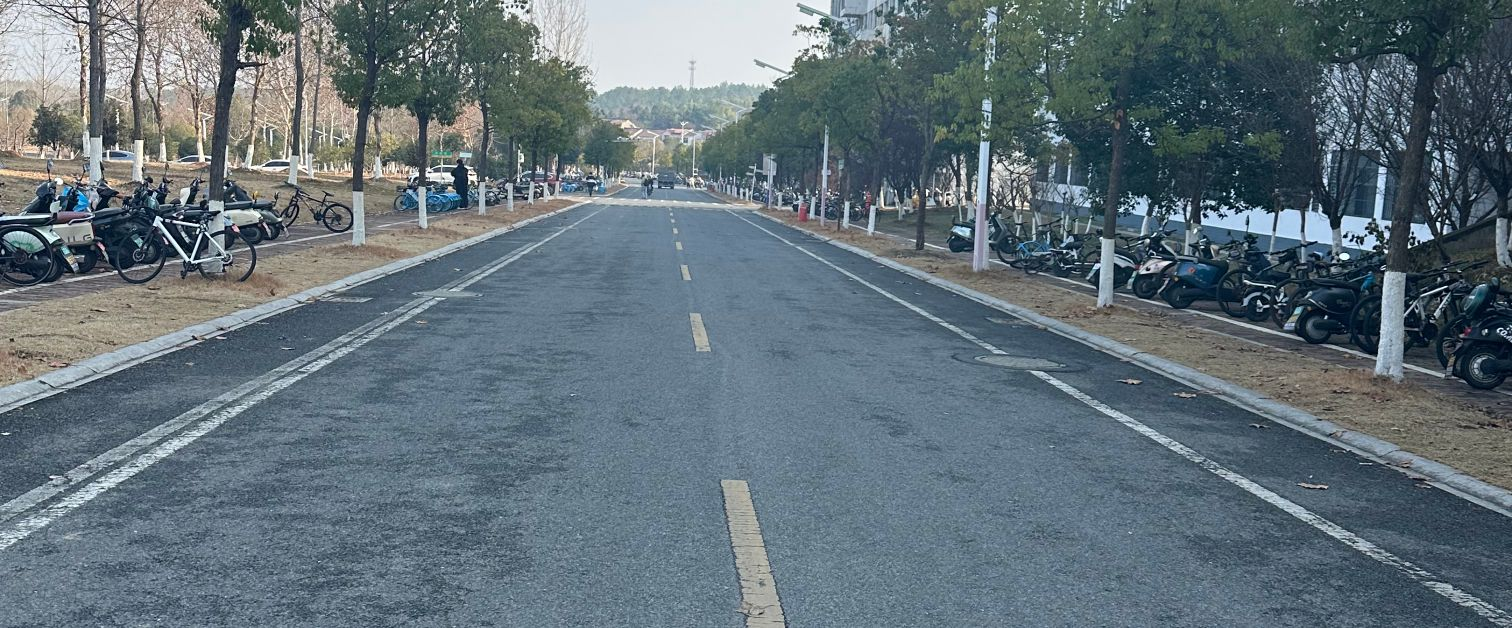
#> input picture Code/exp2_data/1.jpg, 1512 x 628 px, found by its file name
$ python exp2_lane_detection.py   (older library calls are emulated)
#> lines starting #> are read from the running program, lines starting #| are printed output that depends on the picture; after the words box and inside, x2 and y2 are one past the last pixel; in counts of white or black regions, pixels touching at a corner belong together
import cv2
import numpy as np
import matplotlib
matplotlib.use('Agg')  # 使用非交互式后端，避免显示警告
import matplotlib.pyplot as plt
import warnings
import os

# 忽略matplotlib的警告
warnings.filterwarnings('ignore')
plt.rcParams['font.sans-serif'] = ['SimHei']  # 用黑体显示中文
plt.rcParams['axes.unicode_minus'] = False  # 正常显示负号

def cluster_and_merge_lanes(lines, image_shape, yellow_mask, white_mask):
    """
    将检测到的线段聚类并合并为主要车道线
    基于位置和颜色将线段分为左车道线、中间线和右车道线
    """
    if lines is None or len(lines) == 0:
        return None

    height, width = image_shape[:2]

    # 将线段按x坐标位置和颜色分类
    left_lines = []    # 左侧区域（白色）
    right_lines = []   # 右侧区域（白色）
    center_yellow = [] # 中间区域（黄色）
    center_white = []  # 中间区域（白色）

    for line in lines:
        x1, y1, x2, y2 = line[0]

        # 计算线段长度和斜率
        length = np.sqrt((x2 - x1)**2 + (y2 - y1)**2)
        if x2 - x1 == 0:
            slope = 999  # 垂直线
        else:
            slope = (y2 - y1) / (x2 - x1)

        # 计算线段中点坐标
        mid_x = int((x1 + x2) / 2)
        mid_y = int((y1 + y2) / 2)

        # 检查线段沿线的多个点的颜色（更可靠的判断）
        num_points = 5
        yellow_count = 0
        white_count = 0
        for i in range(num_points):
            t = i / (num_points - 1)
            px = int(x1 + t * (x2 - x1))
            py = int(y1 + t * (y2 - y1))
            if 0 <= py < height and 0 <= px < width:
                if yellow_mask[py, px] > 128:
                    yellow_count += 1
                if white_mask[py, px] > 128:
                    white_count += 1

        # 如果超过一半的点在黄色区域，则认为是黄色线
        is_yellow = yellow_count >= num_points * 0.4
        is_white = white_count >= num_points * 0.4

        # 根据x坐标位置、颜色和斜率分类
        if mid_x < width * 0.35:  # 左侧区域
            # 左侧车道线应该有负斜率（从左上到右下）
            if is_white and slope < -0.3:
                left_lines.append((line, length, slope, mid_x))
        elif mid_x > width * 0.65:  # 右侧区域
            # 右侧车道线应该有正斜率（从左下到右上）
            if is_white and slope > 0.3:
                right_lines.append((line, length, slope, mid_x))
        else:  # 中间区域（0.35-0.65）
            # 中间线可能是接近垂直的或者有轻微斜率
            if is_yellow:
                center_yellow.append((line, length, slope, mid_x))
            elif is_white:
                center_white.append((line, length, slope, mid_x))

    # 对每组线段进行斜率聚类，选择主要方向的线段
    def select_best_by_slope(line_group, max_lines=1):
        if len(line_group) == 0:
            return []

        # 按斜率聚类（使用中位数斜率作为参考）
        slopes = [l[2] for l in line_group]
        median_slope = np.median(slopes)

        # 选择斜率接近中位数的线段
        filtered = []
        for line_data in line_group:
            line, length, slope, mid_x = line_data
            # 斜率差异在30%以内
            if abs(slope - median_slope) / (abs(median_slope) + 0.01) < 0.3:
                filtered.append(line_data)

        if len(filtered) == 0:
            filtered = line_group

        # 从过滤后的线段中选择最长的
        filtered.sort(key=lambda x: x[1], reverse=True)
        return [l[0] for l in filtered[:max_lines]]

    # 选择每组中最好的线段
    best_left = select_best_by_slope(left_lines, max_lines=1)
    best_right = select_best_by_slope(right_lines, max_lines=1)
    # 中间区域：优先黄色，否则选白色
    best_center = select_best_by_slope(center_yellow, max_lines=1)
    if len(best_center) == 0:
        best_center = select_best_by_slope(center_white, max_lines=1)

    print(f"  左侧白线(负斜率): {len(left_lines)}条 → 选择{len(best_left)}条")
    print(f"  中间黄线: {len(center_yellow)}条")
    print(f"  中间白线: {len(center_white)}条")
    print(f"  中间总选择: {len(best_center)}条")
    print(f"  右侧白线(正斜率): {len(right_lines)}条 → 选择{len(best_right)}条")

    # 合并所有选中的线段
    final_lines = best_left + best_center + best_right

    return final_lines if len(final_lines) > 0 else None

def filter_lane_lines(lines, image_shape):
    """
    根据车道线的几何特征过滤直线
    车道线特点：
    1. 角度在一定范围内（通常30°-150°，避免水平线）
    2. 长度要足够长
    3. 位置主要在图像下半部分
    """
    if lines is None:
        return None

    height, width = image_shape[:2]
    filtered_lines = []

    for line in lines:
        x1, y1, x2, y2 = line[0]

        # 计算线段长度
        length = np.sqrt((x2 - x1)**2 + (y2 - y1)**2)

        # 计算角度（相对于水平线）
        if x2 - x1 != 0:
            angle = np.abs(np.arctan((y2 - y1) / (x2 - x1)) * 180 / np.pi)
        else:
            angle = 90

        # 过滤条件：
        # 1. 长度大于40像素（降低要求）
        # 2. 角度在20-88度之间（扩大角度范围）
        # 3. 线段主要在图像下半部分（y坐标较大）
        if length > 40 and 20 < angle < 88:
            # 至少有一个端点在图像下半部分
            if y1 > height * 0.25 or y2 > height * 0.25:  # 从0.3降至0.25
                filtered_lines.append(line)

    return filtered_lines if len(filtered_lines) > 0 else None

def process_lane_keep_largest(image_path):
    """
    车道线检测函数
    核心改进：
    1. 使用LAB和HLS双色彩空间提取白色和黄色
    2. 自适应阈值处理
    3. 合理的ROI区域
    4. 基于角度和位置的线段过滤
    """
    # 第一步：图像读取与预处理
    image = cv2.imread(image_path)
#> image is the input picture: shape (628, 1512, 3); mean B, G, R 121.4, 112.9, 97.8
    if image is None:
        print(f"无法读取图像: {image_path}")
        return
    height, width = image.shape[:2]

    # 第二步：多通道车道线提取（白色+黄色）
    # 转换色彩空间
    hls = cv2.cvtColor(image, cv2.COLOR_BGR2HLS)
#> hls: shape (628, 1512, 3); mean of channels 0, 1, 2 91.3, 110, 46.8
    lab = cv2.cvtColor(image, cv2.COLOR_BGR2LAB)
#> lab: shape (628, 1512, 3); mean of channels 0, 1, 2 117.7, 124.7, 121.4
    gray = cv2.cvtColor(image, cv2.COLOR_BGR2GRAY)

    # 提取白色车道线（使用L通道和灰度图）- 降低阈值以检测更多白色区域
    l_channel = lab[:,:,0]
    _, white_mask1 = cv2.threshold(l_channel, 180, 255, cv2.THRESH_BINARY)  # 从200降至180
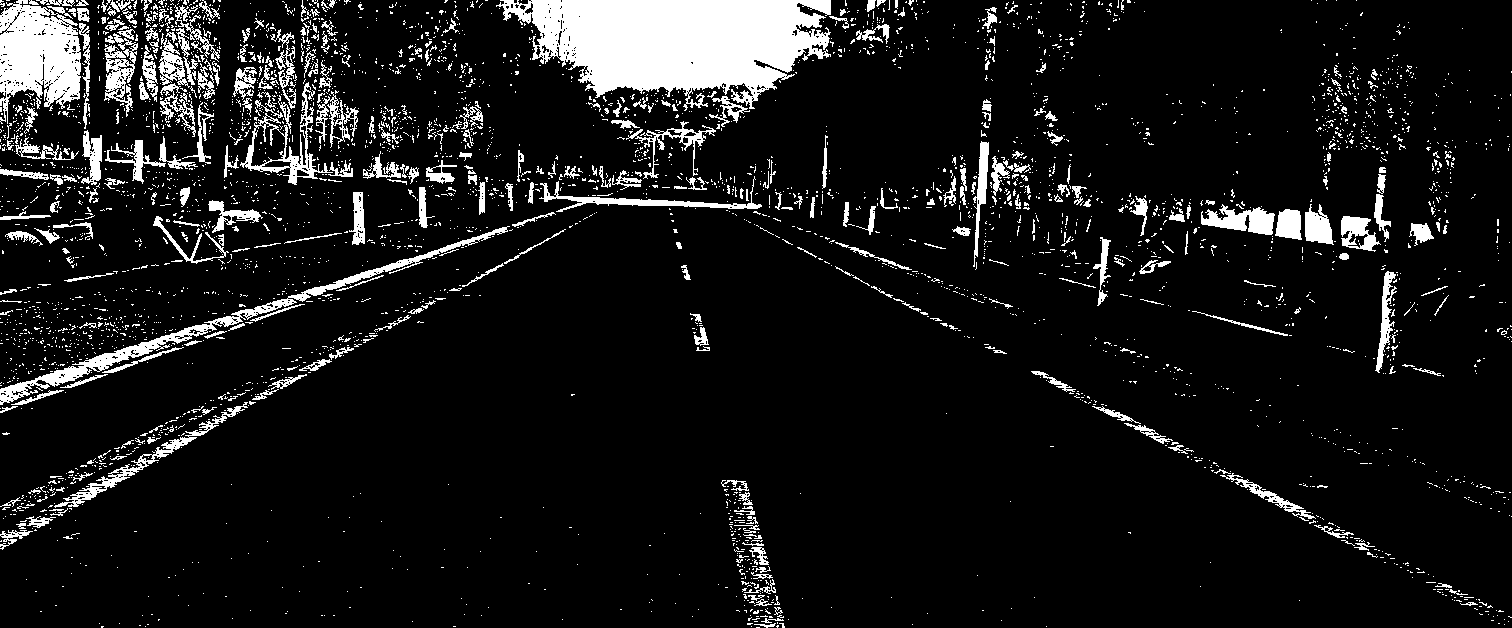
#> white_mask1: shape (628, 1512); 9.4% white; 3922 white regions (3573 under 20 px), largest, box (x1, y1, x2, y2) and area: (496, 0, 831, 111) 23550, (0, 0, 81, 124) 6548, (0, 226, 510, 405) 4299
    _, white_mask2 = cv2.threshold(gray, 140, 255, cv2.THRESH_BINARY)       # 从160降至140
#> white_mask2: shape (628, 1512); 17.6% white; 7320 white regions (7005 under 20 px), largest, box (x1, y1, x2, y2) and area: (0, 0, 893, 413) 58615, (0, 0, 221, 198) 19758, (224, 0, 353, 186) 6132
    white_mask = cv2.bitwise_or(white_mask1, white_mask2)

    # 额外的白色增强：使用Sobel算子检测边缘
    sobelx = cv2.Sobel(gray, cv2.CV_64F, 1, 0, ksize=3)
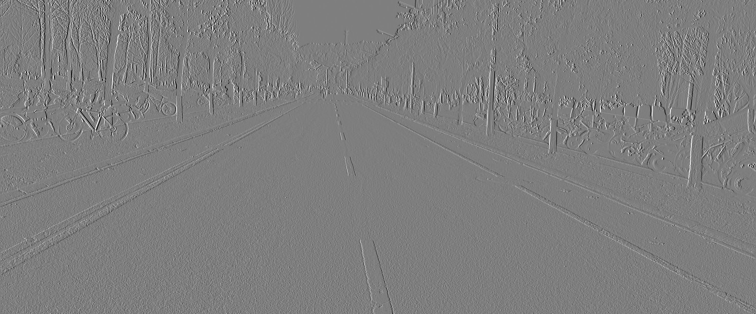
#> sobelx: shape (628, 1512) float64 (shown at 1/2 size); min -931, max 946, mean -0.3; drawn with min black and max white
    abs_sobelx = np.absolute(sobelx)
    scaled_sobel = np.uint8(255 * abs_sobelx / np.max(abs_sobelx))
    _, sobel_mask = cv2.threshold(scaled_sobel, 30, 255, cv2.THRESH_BINARY)
#> sobel_mask: shape (628, 1512); 11.7% white in thin lines or dots
    white_mask = cv2.bitwise_or(white_mask, sobel_mask)
#> white_mask: shape (628, 1512); 25.2% white; 10200 white regions (9828 under 20 px), largest, box (x1, y1, x2, y2) and area: (0, 0, 910, 551) 135241, (924, 129, 1039, 272) 6014, (718, 479, 793, 628) 5077

    # 提取黄色车道线（使用HLS空间 - 放宽阈值）
    lower_yellow = np.array([15, 30, 80], dtype=np.uint8)
    upper_yellow = np.array([35, 255, 255], dtype=np.uint8)
    yellow_mask = cv2.inRange(hls, lower_yellow, upper_yellow)
#> yellow_mask: shape (628, 1512); 0.24% white in thin lines or dots, all inside (x1, y1, x2, y2) = (0, 1, 1027, 361)

    # 对黄色掩膜进行膨胀，扩大黄色区域以便更好地匹配线段
    kernel_dilate = cv2.getStructuringElement(cv2.MORPH_ELLIPSE, (5, 5))
    yellow_mask = cv2.dilate(yellow_mask, kernel_dilate, iterations=2)
#> yellow_mask: shape (628, 1512); 2.7% white; 93 white regions, largest, box (x1, y1, x2, y2) and area: (227, 49, 359, 186) 7464, (104, 122, 196, 177) 1631, (180, 102, 216, 166) 1190

    # 合并白色和黄色掩膜
    combined_mask = cv2.bitwise_or(white_mask, yellow_mask)
#> combined_mask: shape (628, 1512); 25.7% white; 10151 white regions (9784 under 20 px), largest, box (x1, y1, x2, y2) and area: (0, 0, 910, 551) 144137, (924, 129, 1039, 272) 6067, (718, 479, 793, 628) 5077

    # 第三步：CLAHE增强
    clahe = cv2.createCLAHE(clipLimit=2.0, tileGridSize=(8,8))
    enhanced = clahe.apply(combined_mask)

    # 第四步：ROI区域（梯形）
    mask = np.zeros_like(enhanced)
    roi_vertices = np.array([
        [
            (0, height),                              # 左下角
            (width, height),                          # 右下角
            (int(width * 0.70), int(height * 0.35)), # 右上角
            (int(width * 0.30), int(height * 0.35))  # 左上角
        ]
    ], dtype=np.int32)

    cv2.fillPoly(mask, roi_vertices, 255)
#> mask: shape (628, 1512); 45.6% white; 1 white region, box (x1, y1, x2, y2) and area: (1, 219, 1512, 628) 432971
    roi_masked = cv2.bitwise_and(enhanced, mask)

    # 第五步：形态学处理
    # 轻度开运算去除小噪点
    kernel_open = cv2.getStructuringElement(cv2.MORPH_ELLIPSE, (3, 3))
    opened = cv2.morphologyEx(roi_masked, cv2.MORPH_OPEN, kernel_open, iterations=1)

    # 垂直方向闭运算，连接断裂的车道线
    kernel_close = cv2.getStructuringElement(cv2.MORPH_RECT, (1, 15))
    closed = cv2.morphologyEx(opened, cv2.MORPH_CLOSE, kernel_close, iterations=1)

    # 第六步：Canny边缘检测（直接在处理后的图像上进行）
    edges = cv2.Canny(closed, 50, 150, apertureSize=3)
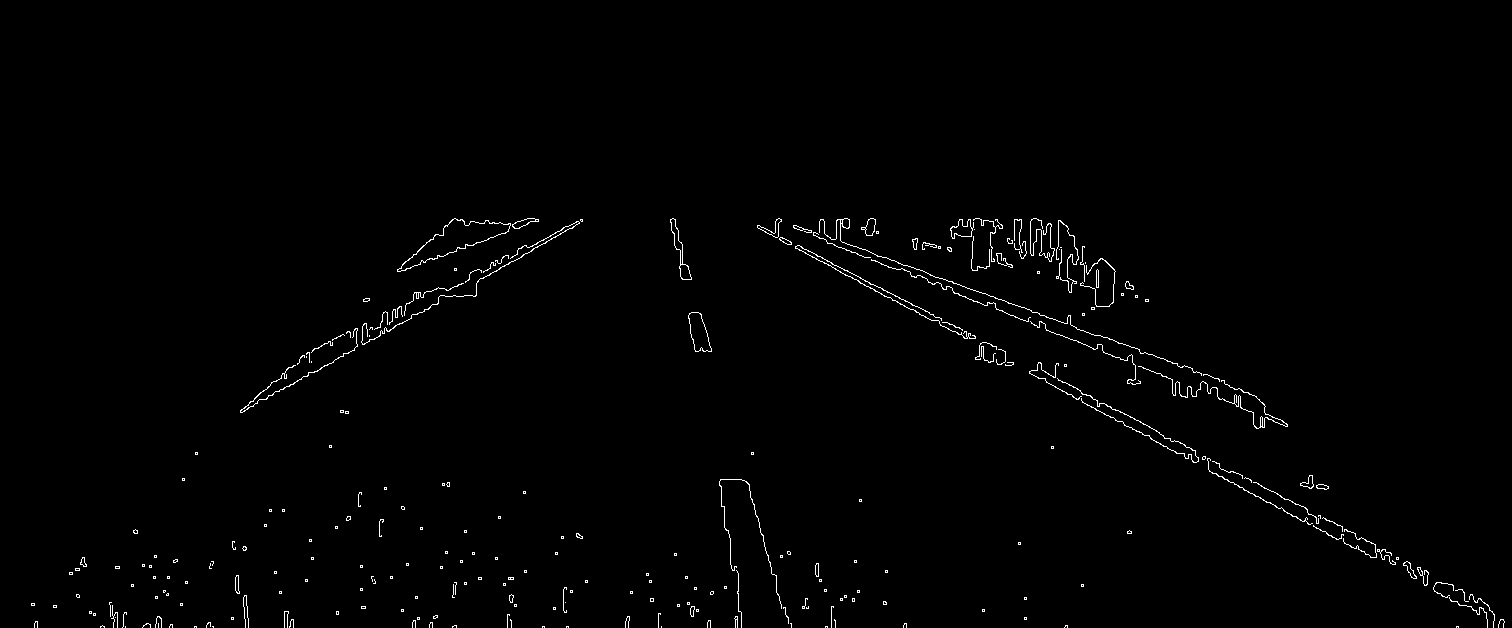
#> edges: shape (628, 1512); 0.95% white in thin lines or dots, all inside (x1, y1, x2, y2) = (31, 218, 1505, 628)

    # 第七步：霍夫直线检测（调整参数以适应不同场景）
    lines = cv2.HoughLinesP(
        edges,
        rho=1,
        theta=np.pi/180,
        threshold=10,        # 进一步降低阈值，检测更多候选线段
        minLineLength=25,    # 降低最小长度
        maxLineGap=250       # 允许更大间隙，连接虚线
    )
#> lines = 228 rows, first 6: [979, 348, 1503, 627], [757, 227, 1503, 624], [776, 219, 1287, 426], [778, 218, 1224, 380], [240, 411, 579, 223], [775, 231, 1493, 613]

    # 第八步：根据车道线几何特征过滤
    filtered_lines = filter_lane_lines(lines, image.shape)
#> the loop in filter_lane_lines, `for line in lines:` made 228 passes
#> (x1, y1, x2, y2, length, angle) on passes 1 to 8: (979, 348, 1503, 627, 593.6, 28.03), (757, 227, 1503, 624, 845.1, 28.02), (776, 219, 1287, 426, 551.3, 22.05), (778, 218, 1224, 380, 474.5, 19.96), (240, 411, 579, 223, 387.6, 29.01), (775, 231, 1493, 613, 813.3, 28.01), (775, 221, 1264, 418, 527.2, 21.94), (775, 230, 1492, 611, 811.9, 27.99)
#> after the loop in filter_lane_lines, `for line in lines:`: filtered_lines = 103 items, first 6: [[979, 348, 1503, 627]], [[757, 227, 1503, 624]], [[776, 219, 1287, 426]], [[240, 411, 579, 223]], [[775, 231, 1493, 613]], [[775, 221, 1264, 418]]

    # 第九步：聚类并选择主要车道线（结合颜色信息）
    final_lines = cluster_and_merge_lanes(filtered_lines, image.shape, yellow_mask, white_mask)
#> the loop in cluster_and_merge_lanes, `for line in lines:` made 103 passes
#> (x1, y1, x2, y2, length, slope, mid_x, mid_y) on passes 1 to 7: (979, 348, 1503, 627, 593.6, 0.532, 1241, 487), (757, 227, 1503, 624, 845.1, 0.532, 1130, 425), (776, 219, 1287, 426, 551.3, 0.405, 1031, 322), (240, 411, 579, 223, 387.6, -0.555, 409, 317), (775, 231, 1493, 613, 813.3, 0.532, 1134, 422), (775, 221, 1264, 418, 527.2, 0.403, 1019, 319), (775, 230, 1492, 611, 811.9, 0.531, 1133, 420)
#> the loop in select_best_by_slope, `for line_data in line_group:` made 26 passes
#> line_data on passes 1 to 8: ([[240, 411, 579, 223]], 387.6, -0.555, 409), ([[307, 352, 565, 226]], 287.1, -0.488, 436), ([[241, 412, 531, 251]], 331.7, -0.555, 386), ([[276, 381, 581, 219]], 345.4, -0.531, 428), ([[404, 270, 538, 219]], 143.4, -0.381, 471), ([[195, 453, 447, 226]], 339.2, -0.901, 321), ([[89, 613, 358, 504]], 290.2, -0.405, 223), ([[399, 271, 518, 221]], 129.1, -0.42, 458)
#> the loop in select_best_by_slope (call 2), `for line_data in line_group:` made 33 passes
#> line_data on passes 1 to 8: ([[979, 348, 1503, 627]], 593.6, 0.532, 1241), ([[757, 227, 1503, 624]], 845.1, 0.532, 1130), ([[776, 219, 1287, 426]], 551.3, 0.405, 1031), ([[775, 231, 1493, 613]], 813.3, 0.532, 1134), ([[775, 230, 1492, 611]], 811.9, 0.531, 1133), ([[775, 232, 1503, 619]], 824.5, 0.532, 1139), ([[1037, 367, 1489, 607]], 511.8, 0.531, 1263), ([[1037, 365, 1488, 605]], 510.9, 0.532, 1262)
#|   左侧白线(负斜率): 26条 → 选择1条
#|   中间黄线: 0条
#|   中间白线: 8条
#|   中间总选择: 1条
#|   右侧白线(正斜率): 33条 → 选择1条

    # 第十步：绘制结果
    result_img = image.copy()
    line_image = np.zeros_like(image)

    if final_lines is not None:
        print(f"检测到 {len(lines)} 条原始线段，过滤后保留 {len(filtered_lines) if filtered_lines else 0} 条，聚类后保留 {len(final_lines)} 条主要车道线")
#| 检测到 228 条原始线段，过滤后保留 103 条，聚类后保留 3 条主要车道线
        for line in final_lines:
            x1, y1, x2, y2 = line[0]
            # 在单独的图层上绘制，使用更粗的线条
            cv2.line(line_image, (x1, y1), (x2, y2), (0, 255, 0), 5)
#> this loop made 3 passes
#> line on passes 1 to 3: [[195, 454, 519, 227]], [[680, 265, 788, 621]], [[757, 227, 1503, 624]]

        # 叠加到原图
        result_img = cv2.addWeighted(result_img, 0.8, line_image, 1.0, 0)
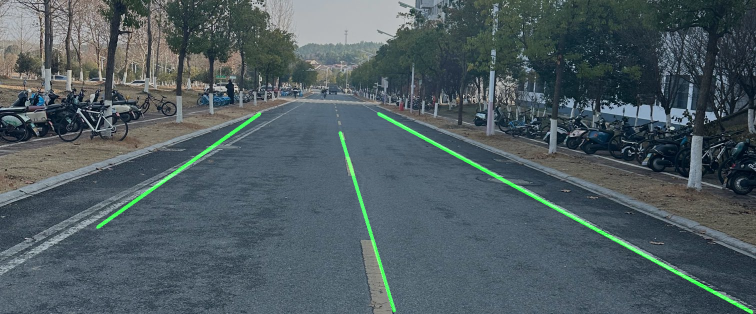
#> result_img: shape (628, 1512, 3) (shown at 1/2 size); mean B, G, R 97.1, 92.2, 78.3
    else:
        print("未检测到符合条件的车道线")

    # 可视化展示关键步骤
    plt.figure(figsize=(18, 10))

    plt.subplot(2, 4, 1)
    plt.title("Original Image", fontsize=10)
    plt.imshow(cv2.cvtColor(image, cv2.COLOR_BGR2RGB))
    plt.axis('off')

    plt.subplot(2, 4, 2)
    plt.title("White Mask", fontsize=10)
    plt.imshow(white_mask, cmap='gray')
    plt.axis('off')

    plt.subplot(2, 4, 3)
    plt.title("Yellow Mask", fontsize=10)
    plt.imshow(yellow_mask, cmap='gray')
    plt.axis('off')

    plt.subplot(2, 4, 4)
    plt.title("Combined Mask", fontsize=10)
    plt.imshow(combined_mask, cmap='gray')
    plt.axis('off')

    plt.subplot(2, 4, 5)
    plt.title("ROI Region", fontsize=10)
    plt.imshow(roi_masked, cmap='gray')
    plt.axis('off')

    plt.subplot(2, 4, 6)
    plt.title("Morphology", fontsize=10)
    plt.imshow(closed, cmap='gray')
    plt.axis('off')

    plt.subplot(2, 4, 7)
    plt.title("Edges", fontsize=10)
    plt.imshow(edges, cmap='gray')
    plt.axis('off')

    plt.subplot(2, 4, 8)
    plt.title("Final Result", fontsize=10)
    plt.imshow(cv2.cvtColor(result_img, cv2.COLOR_BGR2RGB))
    plt.axis('off')

    plt.tight_layout()

    # 保存图像而不是显示，避免警告
    output_dir = os.path.join(os.path.dirname(image_path), '..', 'output', 'exp2')
    os.makedirs(output_dir, exist_ok=True)

    # 保存可视化大图
    output_path = os.path.join(output_dir, 'lane_detection_visualization.png')
    plt.savefig(output_path, dpi=150, bbox_inches='tight')
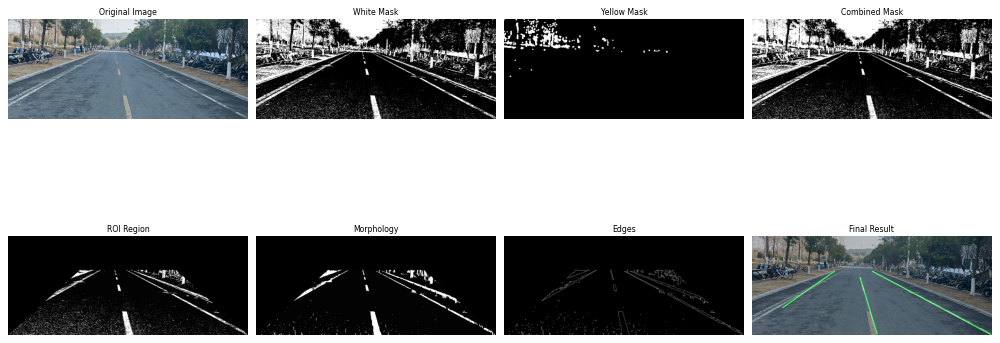
#> figure drawn by matplotlib, 8 panels
    print(f"可视化结果已保存到: {output_path}")
    plt.close()

    # 单独保存最终的车道检测结果图
    result_output_path = os.path.join(output_dir, 'lane_detection_result.png')
    cv2.imwrite(result_output_path, result_img)
    print(f"车道检测结果图已保存到: {result_output_path}")

# 测试车道线检测
if __name__ == "__main__":
    image_path = r'C:\Users\zxnh0\Desktop\CV_Exp\exp2_data\1.jpg'
    print(f"处理图像: {image_path}")
    process_lane_keep_largest(image_path)
